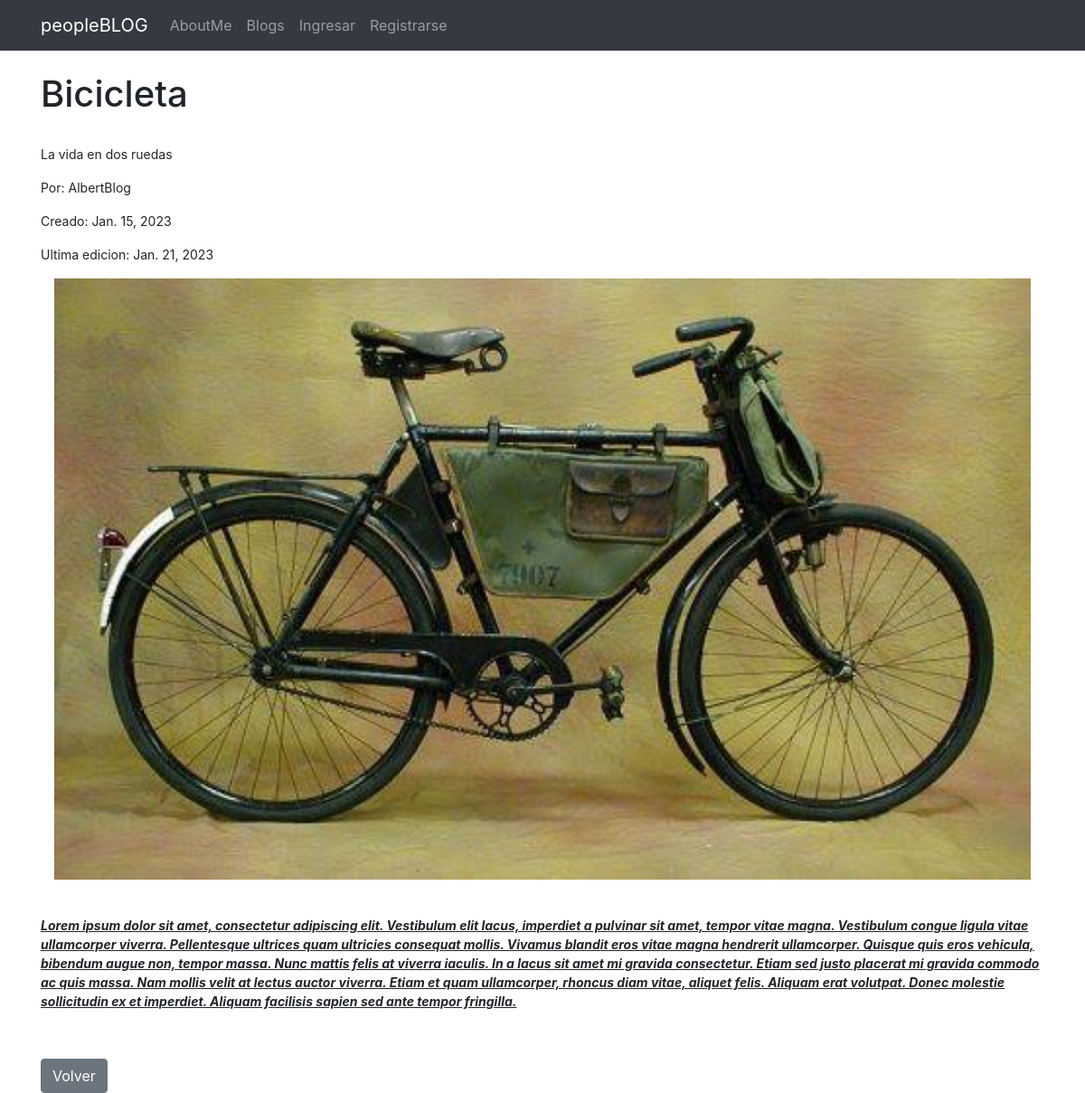
/blog/paginadetalle/39, run on an earlier commit of the app's database.
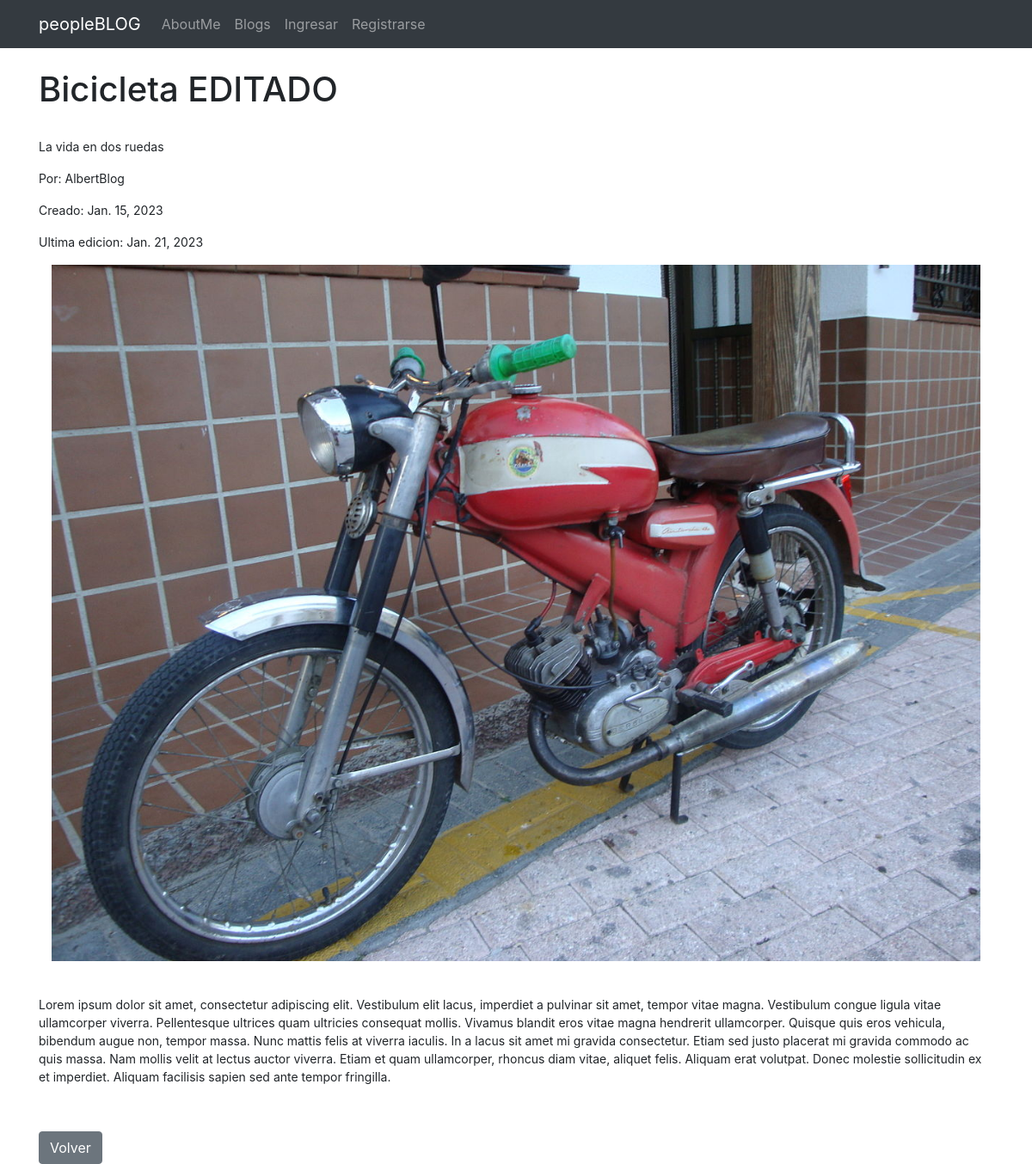
And on a later commit of the database.
### Blog/models.py (models this page shows, shortened)
class Pagina(models.Model):
    titulo=models.CharField(max_length=100)
    subtitulo=models.CharField(max_length=100)
    user= models.ForeignKey(User, on_delete=models.CASCADE)
    imagen= models.ImageField(null=True, blank=True, upload_to="post")
    cuerpo=RichTextField(null=True, blank=True)
    creado=models.DateField(auto_now_add=True)
    editado=models.DateField(auto_now=True)

### Blog/views.py (the view)
# urls.py: path('paginadetalle/<pk>', views.paginadetalle, name="paginadetalle"),
def paginadetalle(request, pk):
	pagina = Pagina.objects.get(id=pk)
	context = {'pagina':pagina}
	return render(request, 'pagina_detalle.html', context)

### Templates/pagina_detalle.html (shortened to what this page needs)
{% extends "padre.html" %}
{% block content %}
<h1>{{pagina.titulo}}</h1>
<br/>
<small>
    <p>{{pagina.subtitulo}}</p>
    <p>Por: {{pagina.user}}</p>
    <p>Creado: {{pagina.creado}}</p>
    <p>Ultima edicion: {{pagina.editado}}</p>
    <img class="container" src="{{pagina.imagen.url}}">
<br/>
<br/>
    <p>{{pagina.cuerpo|safe}}</p>
</small>
    <a class="btn btn-secondary" href="{% url 'leerpaginas' %}">Volver</a>
{% endblock %}

### Templates/padre.html (shortened to what this page needs)
<!doctype html>
<html lang="en">
  <head>
    <link rel="stylesheet" href="https://cdn.jsdelivr.net/npm/bootstrap@4.6.2/dist/css/bootstrap.min.css">
  </head>
  <body>
    <nav class="navbar navbar-expand-lg navbar-dark bg-dark">
        <div class="container">
            <a class="navbar-brand" href="{% url 'inicio' %}">peopleBLOG</a>
        <div class="collapse navbar-collapse" id="navbarNavAltMarkup">
            <div class="navbar-nav">
              <a class="nav-link" href="{% url 'sobremi' %}">AboutMe</a>
                <a class="nav-link" href="{% url 'leerpaginas' %}">Blogs</a>
                {% if user.is_authenticated %}
                <a class="nav-link" href="{% url 'nuevopost' %}">Publicar</a>
                <a class="nav-link" href="{% url 'enviarmensaje' %}">Enviar mensaje</a>
                <a class="nav-link" href="{% url 'buscarmensaje' %}">Mensajes recibidos</a>
                <a class="nav-link" href="{% url 'crearprofile' %}">Crear perfil</a>
                <a class="nav-link" href="{% url 'profile' user.id %}">Perfil</a>
                <a class="nav-link" href="{% url 'logout' %}">Salir</a>
                {% else %}
                <a class="nav-link" href="{% url 'login' %}">Ingresar</a>
                <a class="nav-link" href="{% url 'registro' %}">Registrarse</a>
                {% endif %}
        </div>
        <ul class="navbar-nav ml-auto">
          <li class="nav-link" href="#">
          </li>
        </ul>
    </nav>
<br/>
<div class="container">
        {% block content %}
        {% endblock %}
</div>
  </body>
  </html>

What changed in the data, as far as the page shows it:
changed Pagina "La vida en dos ruedas": titulo "Bicicleta" → "Bicicleta EDITADO"; imagen: a different picture
